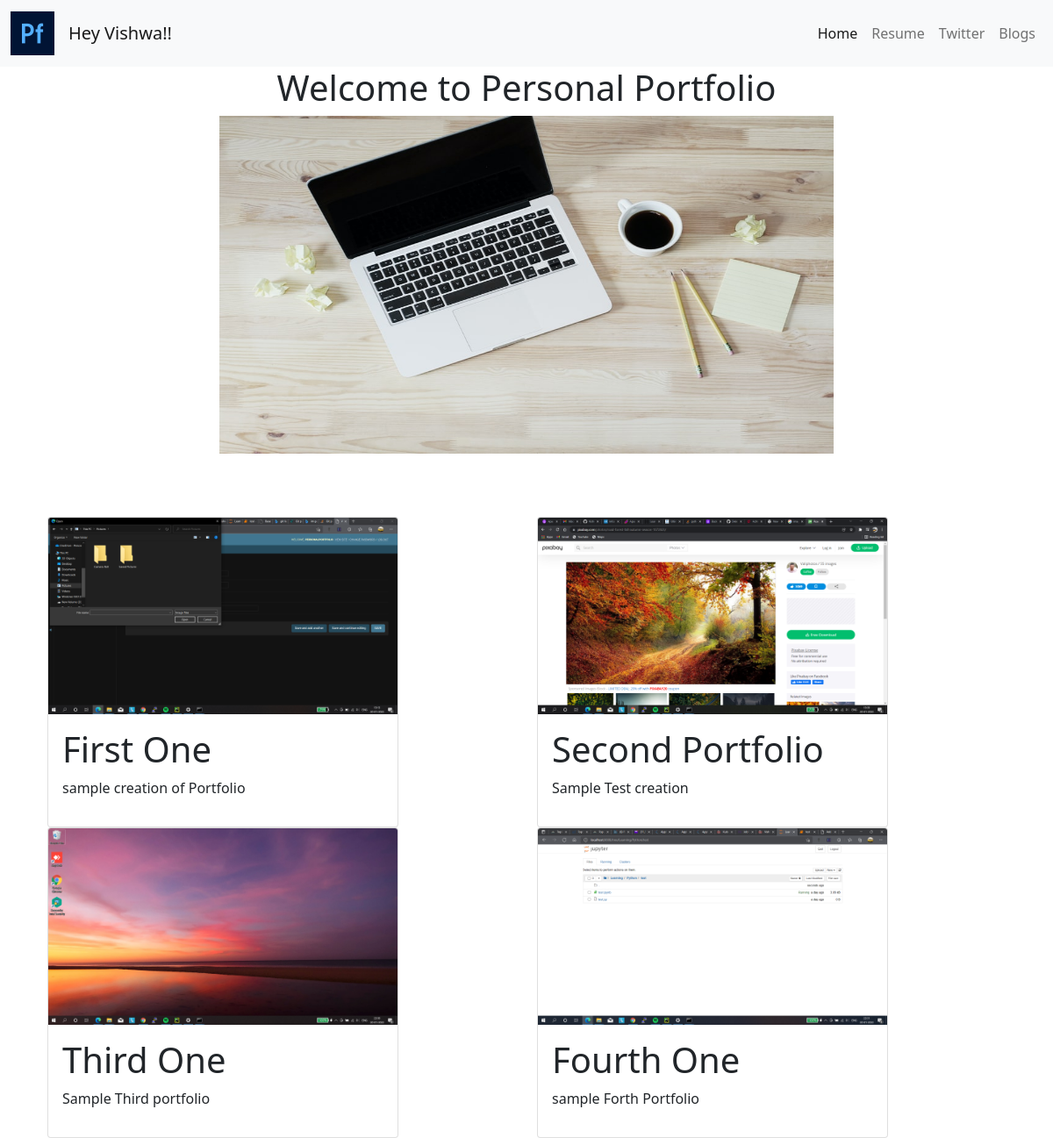
The page / on the database its author committed.
### portfolio/models.py (models this page shows)
class Projects(models.Model):
    title = models.CharField(max_length=100)
    description = models.CharField(max_length=250)
    thumbline = models.ImageField(upload_to='portfolio')
    link = models.URLField(blank=True)

### portfolio/views.py (the view)
# urls.py: path('', views.about, name='home'),
def about(request):
    projects = Projects.objects.all()
    return render(request, 'portfolio/about.html', {'projectkey':projects})

### portfolio/templates/portfolio/about.html
<!DOCTYPE html>
{% extends 'base.html' %}
{% load static %}
{% block content %}
<h1 class="text-center">Welcome to Personal Portfolio</h1>
<center><img src="{% static 'portfolio.jpeg' %}" width="700" height="385" class="center"></center><br><br><br>
<div class="container">
  <div class="row">
  {% for project in projectkey %}
    <div class="col">
        <div class="card" style="width: 25rem;">
          <img src="{{ project.thumbline.url }}" class="card-img-top" alt="...">
          <div class="card-body">
             <h1>{{ project.title }}</h1>
              <p>{{ project.description }}</p>
          </div>
        </div>
    </div>
  {% endfor %}
  </div>
</div>
{% endblock %}

### templates/base.html (shortened to what this page needs)
<!doctype html>
{% load static %}
<html lang="en">
  <head>
    <link href="https://cdn.jsdelivr.net/npm/bootstrap@5.1.3/dist/css/bootstrap.min.css" rel="stylesheet">
  </head>
  <body>
    <nav class="navbar navbar-expand-lg navbar-light bg-light">
  <div class="container-fluid">
    <a class="navbar-brand" href="#"><img src="{% static 'pflogo.jpeg' %}" width="50" height="50"></a>
    <span class="navbar-brand mb-0 h1">Hey Vishwa!!</span>
    <div class="collapse navbar-collapse" id="navbarSupportedContent">
      <ul class="navbar-nav ms-auto mb-2 mb-lg-0">
        <li class="nav-item">
          <a class="nav-link active" aria-current="page" href="{% url 'portfolio:home'%}">Home</a>
        </li>
        <li class="nav-item">
          <a class="nav-link" href="{% static 'Vishwa_kv_Resume.pdf' %}" target="_blank">Resume</a>
        </li>
        <li class="nav-item">
          <a class="nav-link" href="https://twitter.com/" target="_blank">Twitter</a>
        </li>
        <li class="nav-item">
          <a class="nav-link" href="{% url 'blog:bloglist'%}">Blogs</a>
        </li>
      </ul>
    </div>
  </div>
</nav>
    <div class="container ">
    {% block content %}
    {% endblock %}
    </div>
  </body>
</html>

### rows shown on the page
Projects: thumbline (picture), title "First One", description "sample creation of Portfolio"
Projects: thumbline (picture), title "Second Portfolio", description "Sample Test creation"
Projects: thumbline (picture), title "Third One", description "Sample Third portfolio"
Projects: thumbline (picture), title "Fourth One", description "sample Forth Portfolio"
